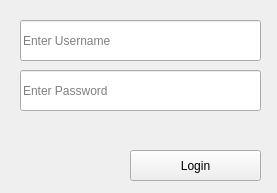
<?xml version="1.0" encoding="UTF-8"?>
<ui version="4.0">
 <class>Form</class>
 <widget class="QWidget" name="Form">
  <property name="geometry">
   <rect>
    <x>0</x>
    <y>0</y>
    <width>277</width>
    <height>193</height>
   </rect>
  </property>
  <property name="windowTitle">
   <string>Form</string>
  </property>
  <widget class="QLineEdit" name="lineEdit">
   <property name="geometry">
    <rect>
     <x>20</x>
     <y>20</y>
     <width>241</width>
     <height>41</height>
    </rect>
   </property>
   <property name="placeholderText">
    <string>Enter Username</string>
   </property>
  </widget>
  <widget class="QLineEdit" name="lineEdit_2">
   <property name="geometry">
    <rect>
     <x>20</x>
     <y>70</y>
     <width>241</width>
     <height>41</height>
    </rect>
   </property>
   <property name="echoMode">
    <enum>QLineEdit::Password</enum>
   </property>
   <property name="placeholderText">
    <string>Enter Password</string>
   </property>
  </widget>
  <widget class="QPushButton" name="pushButton">
   <property name="geometry">
    <rect>
     <x>130</x>
     <y>150</y>
     <width>131</width>
     <height>31</height>
    </rect>
   </property>
   <property name="text">
    <string>Login</string>
   </property>
  </widget>
  <widget class="QLabel" name="label">
   <property name="enabled">
    <bool>true</bool>
   </property>
   <property name="geometry">
    <rect>
     <x>20</x>
     <y>120</y>
     <width>121</width>
     <height>16</height>
    </rect>
   </property>
   <property name="text">
    <string/>
   </property>
  </widget>
 </widget>
 <resources/>
 <connections/>
</ui>
